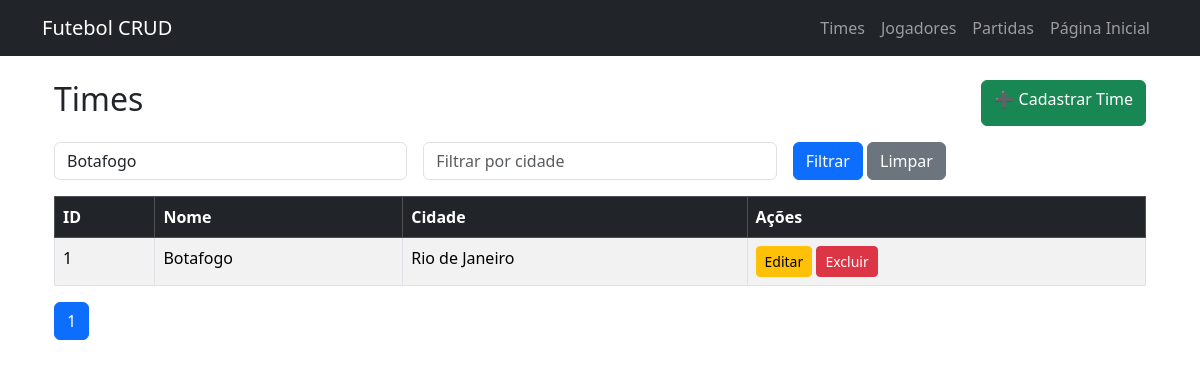
Page /public/times/read.php?nome=Botafogo on the committed database.
### tables this page shows
CREATE TABLE times (
    id INT AUTO_INCREMENT PRIMARY KEY,
    nome VARCHAR(100) NOT NULL,
    cidade VARCHAR(100) NOT NULL
);

### public/times/read.php (the view, shortened to what this page needs)
<?php
include('../../includes/db.php');
include('../../includes/header.php');
$nomeFiltro = $_GET['nome'] ?? '';
$cidadeFiltro = $_GET['cidade'] ?? '';
$pagina = $_GET['pagina'] ?? 1;
$itens_por_pagina = 10;
$offset = ($pagina - 1) * $itens_por_pagina;
$sqlCount = "SELECT COUNT(*) as total FROM times WHERE 1=1";
$paramsCount = [];
$typesCount = "";
if ($nomeFiltro) {
    $sqlCount .= " AND nome LIKE ?";
    $paramsCount[] = "%$nomeFiltro%";
    $typesCount .= "s";
}
$stmtCount = $conn->prepare($sqlCount);
if (!empty($paramsCount)) {
    $stmtCount->bind_param($typesCount, ...$paramsCount);
}
$stmtCount->execute();
$total_registros = $stmtCount->get_result()->fetch_assoc()['total'];
$total_paginas = ceil($total_registros / $itens_por_pagina);
$sql = "SELECT * FROM times WHERE 1=1";
$params = [];
$types = "";
if ($nomeFiltro) {
    $sql .= " AND nome LIKE ?";
    $params[] = "%$nomeFiltro%";
    $types .= "s";
}
$sql .= " ORDER BY nome ASC LIMIT ?, ?";
$params[] = $offset;
$params[] = $itens_por_pagina;
$types .= "ii";
$stmt = $conn->prepare($sql);
$stmt->bind_param($types, ...$params);
$stmt->execute();
$result = $stmt->get_result();
?>
<div class="container mt-4">
    <div class="d-flex justify-content-between mb-3">
        <h2>Times</h2>
        <a class="btn btn-success" href="create.php">➕ Cadastrar Time</a>
    </div>
    <form method="GET" class="row g-3 mb-3">
        <div class="col-md-4">
            <input type="text" name="nome" class="form-control" placeholder="Filtrar por nome"
                   value="<?= htmlspecialchars($nomeFiltro) ?>">
        </div>
        <div class="col-md-4">
            <input type="text" name="cidade" class="form-control" placeholder="Filtrar por cidade"
                   value="<?= htmlspecialchars($cidadeFiltro) ?>">
        </div>
        <div class="col-md-4">
            <button type="submit" class="btn btn-primary">Filtrar</button>
            <a href="index.php" class="btn btn-secondary">Limpar</a>
        </div>
    </form>
    <table class="table table-striped table-bordered">
        <thead class="table-dark">
            <tr>
                <th>ID</th>
                <th>Nome</th>
                <th>Cidade</th>
                <th>Ações</th>
            </tr>
        </thead>
        <tbody>
            <?php while($row = $result->fetch_assoc()): ?>
                <tr>
                    <td><?= $row['id'] ?></td>
                    <td><?= htmlspecialchars($row['nome']) ?></td>
                    <td><?= htmlspecialchars($row['cidade']) ?></td>
                    <td>
                        <a href="update.php?id=<?= $row['id'] ?>" class="btn btn-sm btn-warning">Editar</a>
                        <a href="delete.php?id=<?= $row['id'] ?>" class="btn btn-sm btn-danger"
                           onclick="return confirm('Deseja realmente excluir o time <?= $row['nome'] ?>?')">
                           Excluir
                        </a>
                    </td>
                </tr>
            <?php endwhile; ?>
        </tbody>
    </table>
    <nav>
        <ul class="pagination">
            <?php for ($i = 1; $i <= $total_paginas; $i++): ?>
                <li class="page-item <?= ($i == $pagina) ? 'active' : '' ?>">
                    <a class="page-link" href="?pagina=<?= $i ?>&nome=<?= $nomeFiltro ?>&cidade=<?= $cidadeFiltro ?>">
                        <?= $i ?>
                    </a>
                </li>
            <?php endfor; ?>
        </ul>
    </nav>
</div>

### rows in the picture
times: id "1", nome "Botafogo", cidade "Rio de Janeiro"
